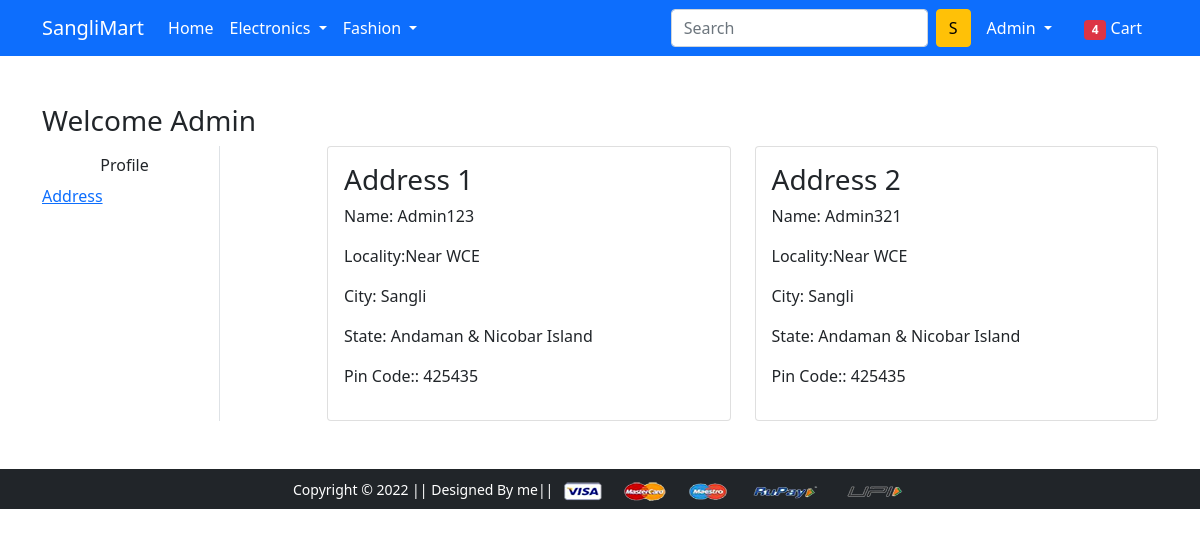
The page /address/ (signed in) on the database its author committed.
### app/models.py (models this page shows, shortened)
class Customer(models.Model):
    user = models.ForeignKey(User, on_delete=models.CASCADE)
    name = models.CharField(max_length  = 200)
    locality = models.CharField(max_length  = 200)
    city = models.CharField(max_length  = 50)
    zipcode = models.IntegerField()
    state = models.CharField(choices=STATE_CHOICE, max_length = 50)

### app/views.py (the view)
# urls.py: path('address/', views.address, name='address'),
def address(request):
    add = Customer.objects.filter(user=request.user)
    return render(request, 'app/address.html', {'add':add, 'active':'btn-primary'})

### app/templates/app/address.html (shortened to what this page needs)
{% extends 'app/base.html' %}
{% load static %}
{% block main-content %}
<div class="container my-5">
 <div class="row">
 <h3>Welcome  <span class="text-capitalize">{{request.user}}</span></h3>
  <div class="col-sm-2 border-end">
   <ul class="list-unstyled">
    <li class="d-grid"><a href="{% url 'profile' %}" class="btn">Profile</a></li>
    <li class="d-grid"><a href="{% url 'address' %}" class="btn{{active}}">Address</a></li>
   </ul>
  </div>
  <div class="col-sm-9 offset-sm-1">
   <div class="row">
    {% for ad in add %}
    <div class="col-sm-6">
     <div class="card">
      <div class="card-body">
       <h3>Address {{forloop.counter}} </h3>
       <p>Name: {{ad.name}}</p>
       <p>Locality:{{ad.locality}} </p>
       <p>City: {{ad.city}}</p>
       <p>State: {{ad.state}}</p>
       <p>Pin Code:: {{ad.zipcode}}</p>
      </div>
     </div>
    </div>
   {% endfor %}
   </div>
  </div>
 </div>
</div>
{% endblock main-content %}

### app/templates/app/base.html (shortened to what this page needs)
<!doctype html>
{% load static %}
<html lang="en">
  <head>
    <link href="https://cdn.jsdelivr.net/npm/bootstrap@5.0.0-beta1/dist/css/bootstrap.min.css" rel="stylesheet">
    <link rel="stylesheet" href="{% static 'app/css/owl.carousel.min.css' %}">
    <link rel="stylesheet" href="{% static 'app/css/all.min.css' %}">
    <link rel="stylesheet" href="{% static 'app/css/style.css' %}">
  </head>
  <body>
    <nav class="navbar navbar-expand-lg navbar-dark bg-primary">
     <div class="container">
       <a class="navbar-brand" href="/">SangliMart</a>
       <div class="collapse navbar-collapse" id="navbarSupportedContent">
         <ul class="navbar-nav me-auto mb-2 mb-lg-0">
           <li class="nav-item">
             <a class="nav-link active" aria-current="page" href="/">Home</a>
           </li>
           <li class="nav-item dropdown">
             <a class="nav-link dropdown-toggle text-white" href="#" id="electronicsDropdown" role="button" data-bs-toggle="dropdown" aria-expanded="false">
               Electronics
             </a>
           </li>
           <li class="nav-item dropdown">
             <a class="nav-link dropdown-toggle text-white" href="#" id="fashionDropdown" role="button" data-bs-toggle="dropdown" aria-expanded="false">
               Fashion
             </a>
           </li>
         </ul>
         <form class="d-flex">
           <input class="form-control me-2" type="search" placeholder="Search" aria-label="Search">
           <button class="btn btn-warning" type="submit">S</button>
         </form>
         <div>
          <ul class="navbar-nav me-auto mb-2 mb-lg-0">
            {% if request.user.is_authenticated %}
           <li class="nav-item dropdown mx-2">
              <a class="nav-link dropdown-toggle text-white" href="#" id="profileDropdown" role="button" data-bs-toggle="dropdown" aria-expanded="false">
               {{request.user.username|capfirst}}
              </a>
            </li>
            <li class="nav-item mx-2">
             <a href="{% url 'showcart' %}" class="nav-link text-white"><span class="badge bg-danger">4</span> Cart </a>
            </li>
              {% endif %}
          </ul>
         </div>
       </div>
     </div>
    </nav>
    {% block main-content %} {% endblock main-content %}
    <footer class="container-fluid bg-dark text-center p-2 mt-5">
        <small class="text-white">Copyright &copy; 2022 || Designed By me|| </small>
        <img src="{% static 'app/images/payment.png' %}" alt="" srcset="" class="img-fluid" height="2px">
    </footer>
  </body>
</html>

### rows shown on the page
Customer: name "Admin123", locality "Near WCE", city "Sangli", state "Andaman & Nicobar Island", zipcode "425435"
Customer: name "Admin321", locality "Near WCE", city "Sangli", state "Andaman & Nicobar Island", zipcode "425435"

### other values the page prints
{{ request.user.username|capfirst }} "Admin"
{{ request.user }} "Admin"
